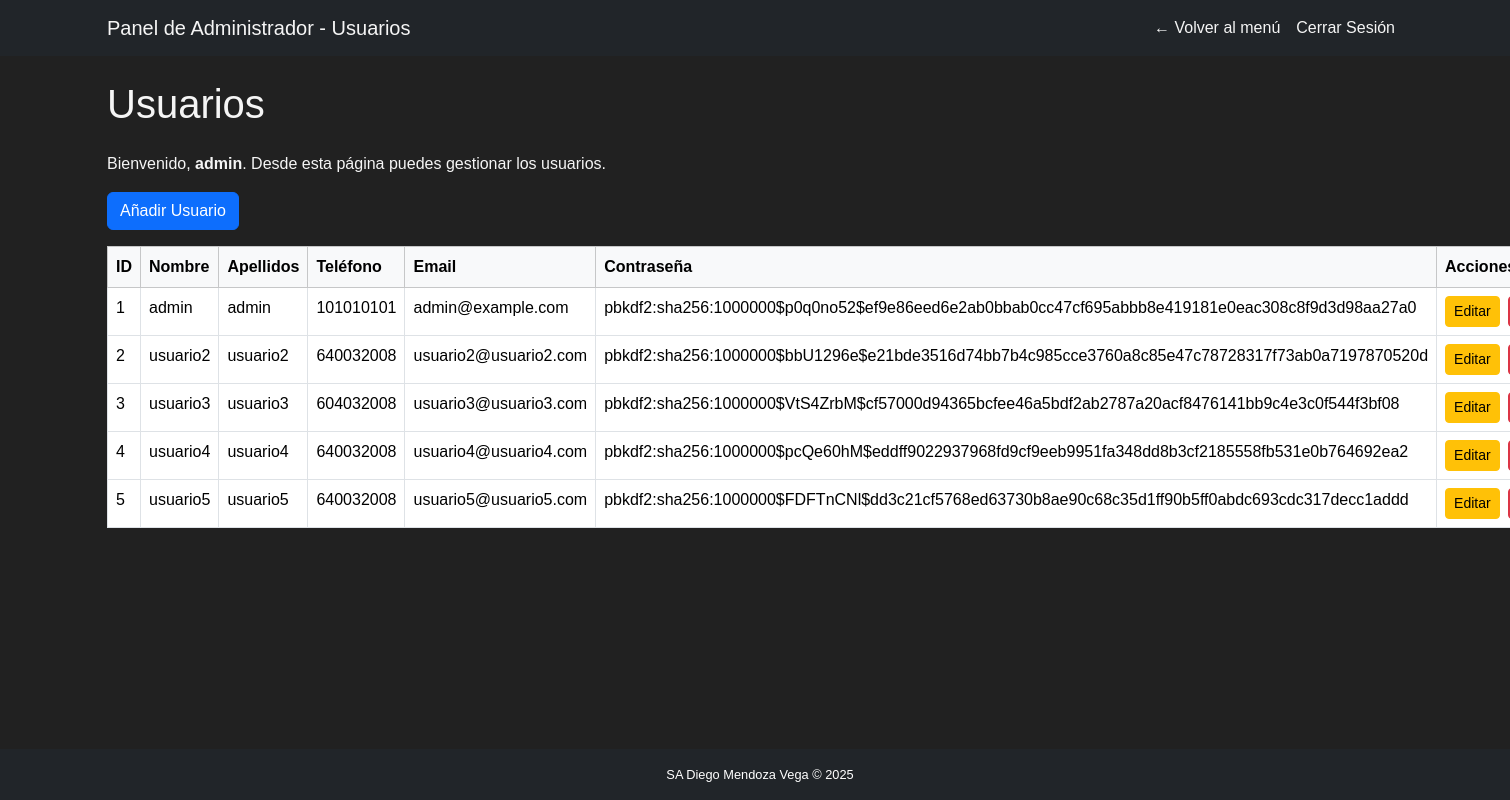
The page /admin_usuarios (signed in) on the database as committed earlier.
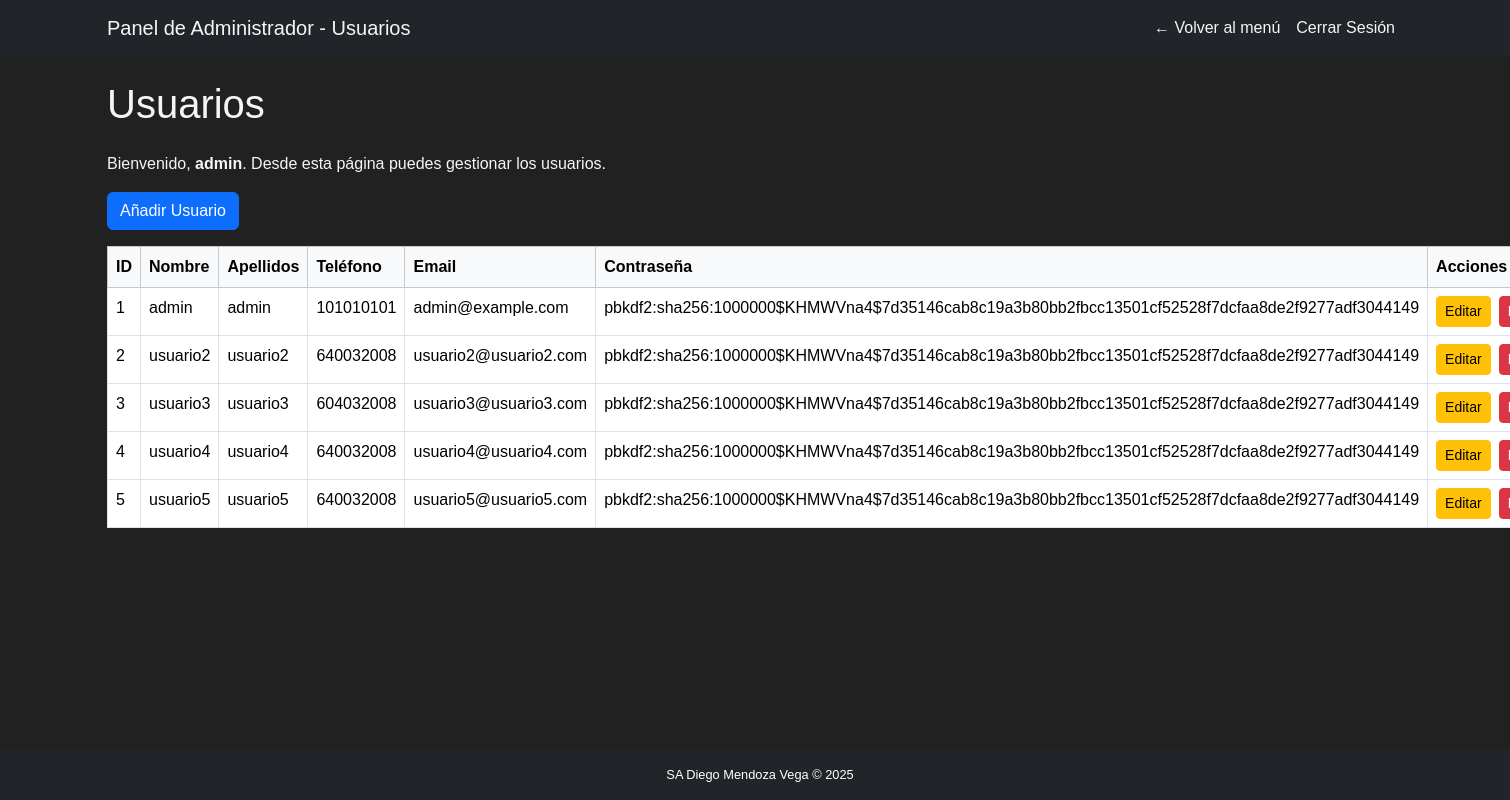
The same page on the database as committed later.
### models.py (models this page shows)
class Usuario(UserMixin, db.Model):
    id = db.Column(db.Integer, primary_key=True)
    nombre = db.Column(db.String(80), nullable=False)
    apellidos = db.Column(db.String(80), nullable=False)
    telefono = db.Column(db.String(20), nullable=False)
    email = db.Column(db.String(120), unique=True, nullable=False)
    contraseña = db.Column(db.String(128), nullable=False)
    is_admin = db.Column(db.Boolean, default=False)

### auth.py (the view)
@app.route('/admin_usuarios')
@login_required
def admin_usuarios():
    if not current_user.is_admin:
        flash("No tienes permisos de administrador", "warning")
        return redirect(url_for('login'))
    users = Usuario.query.all()
    return render_template('admin_usuarios.html', users=users)

### app.py (called while the page is built)
@login_manager.user_loader
def load_user(user_id):
    return Usuario.query.get(int(user_id))

### templates/admin_usuarios.html (shortened to what this page needs)
<!DOCTYPE html>
<html lang="es">
  <head>
    <link href="https://cdn.jsdelivr.net/npm/bootstrap@5.3.3/dist/css/bootstrap.min.css" rel="stylesheet">
    <link rel="stylesheet" href="{{ url_for('static', filename='perfil.css') }}">
  </head>
  <body>
    <nav class="navbar navbar-expand-lg navbar-dark bg-dark">
      <div class="container">
        <a class="navbar-brand" href="#">Panel de Administrador - Usuarios</a>
        <div class="collapse navbar-collapse" id="navbarContent">
          <ul class="navbar-nav ms-auto">
            <li class="nav-item">
              <a class="nav-link" href="{{ url_for('admin_menu') }}">&#x2190; Volver al menú</a>
            </li>
            <li class="nav-item">
              <a class="nav-link" href="{{ url_for('logout') }}">Cerrar Sesión</a>
            </li>
          </ul>
        </div>
      </div>
    </nav>
    <div class="content container mt-4">
      <h1 class="mb-4">Usuarios</h1>
      <p>Bienvenido, <strong>{{ current_user.nombre }}</strong>. Desde esta página puedes gestionar los usuarios.</p>
      <div class="d-flex justify-content-between align-items-center mb-3">
        <a href="{{ url_for('add_user') }}" class="btn btn-primary">
          Añadir Usuario
        </a>
      </div>
      <table class="table table-bordered table-hover">
        <thead class="table-light">
          <tr>
            <th>ID</th>
            <th>Nombre</th>
            <th>Apellidos</th>
            <th>Teléfono</th>
            <th>Email</th>
            <th>Contraseña</th>
            <th>Acciones</th>
          </tr>
        </thead>
        <tbody>
          {% for user in users %}
          <tr>
            <td>{{ user.id }}</td>
            <td>{{ user.nombre }}</td>
            <td>{{ user.apellidos }}</td>
            <td>{{ user.telefono }}</td>
            <td>{{ user.email }}</td>
            <td>{{ user.contraseña }}</td>
            <td>
              <div class="d-flex">
                <a href="{{ url_for('edit_users', user_id=user.id) }}" class="btn btn-sm btn-warning me-2">
                  Editar
                </a>
                <form action="{{ url_for('delete_users', user_id=user.id) }}" method="POST" style="display:inline;">
                  <button type="submit" class="btn btn-sm btn-danger"
                          onclick="return confirm('¿Estás seguro de borrar este usuario?');">
                  </button>
                </form>
              </div>
            </td>
          </tr>
          {% endfor %}
        </tbody>
      </table>
    </div>
    <footer class="bg-dark text-white text-center py-3">
      SA Diego Mendoza Vega © 2025
    </footer>
  </body>
</html>

Rows that differ between the two databases and show on the page:
changed Usuario "admin": contraseña "pbkdf2:sha256:1000000$p0q0no52$ef9e86eed6e2ab0bbab0cc47cf695abbb8e419181e0eac308c8f9d3d98aa27a0" → "pbkdf2:sha256:1000000$KHMWVna4$7d35146cab8c19a3b80bb2fbcc13501cf52528f7dcfaa8de2f9277adf3044149"
changed Usuario "usuario2": contraseña "pbkdf2:sha256:1000000$bbU1296e$e21bde3516d74bb7b4c985cce3760a8c85e47c78728317f73ab0a7197870520d" → "pbkdf2:sha256:1000000$KHMWVna4$7d35146cab8c19a3b80bb2fbcc13501cf52528f7dcfaa8de2f9277adf3044149"
changed Usuario "usuario3": contraseña "pbkdf2:sha256:1000000$VtS4ZrbM$cf57000d94365bcfee46a5bdf2ab2787a20acf8476141bb9c4e3c0f544f3bf08" → "pbkdf2:sha256:1000000$KHMWVna4$7d35146cab8c19a3b80bb2fbcc13501cf52528f7dcfaa8de2f9277adf3044149"
changed Usuario "usuario4": contraseña "pbkdf2:sha256:1000000$pcQe60hM$eddff9022937968fd9cf9eeb9951fa348dd8b3cf2185558fb531e0b764692ea2" → "pbkdf2:sha256:1000000$KHMWVna4$7d35146cab8c19a3b80bb2fbcc13501cf52528f7dcfaa8de2f9277adf3044149"
changed Usuario "usuario5": contraseña "pbkdf2:sha256:1000000$FDFTnCNl$dd3c21cf5768ed63730b8ae90c68c35d1ff90b5ff0abdc693cdc317decc1addd" → "pbkdf2:sha256:1000000$KHMWVna4$7d35146cab8c19a3b80bb2fbcc13501cf52528f7dcfaa8de2f9277adf3044149"
